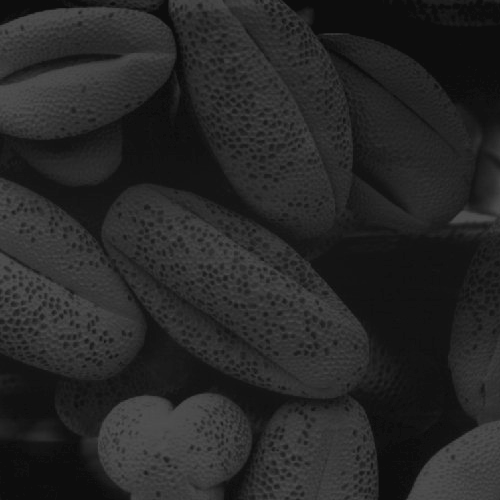
%> input picture Chp 3/3.3 Histogram Processing/3.3.1 Histogram Equalization/1.tif, 500 x 500 px
$ octave histogram_equalization.m   (GNU Octave 9; MATLAB toolbox functions it lacks are replaced by stand-ins)
%> lines starting %> are read from the running program, lines starting %| are printed output that depends on the picture
%% Reading imgs
img1 = imread('1.tif');
%> img1 is the input picture: size 500x500 uint8; min 13, max 83, mean 38.7
img2 = imread('2.tif');
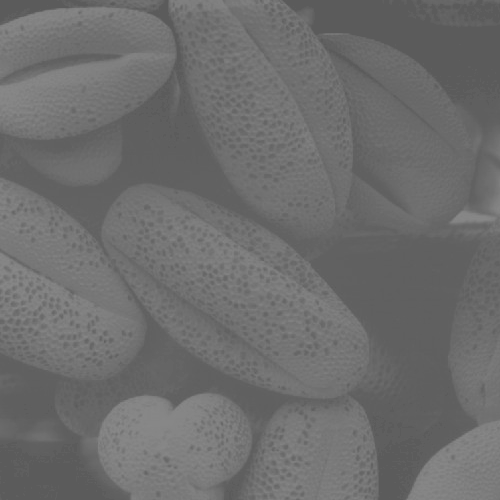
%> input picture Chp 3/3.3 Histogram Processing/3.3.1 Histogram Equalization/2.tif, 500 x 500 px
%> img2 is the input picture: size 500x500 uint8; min 91, max 138, mean 109.1
img3 = imread('3.tif');
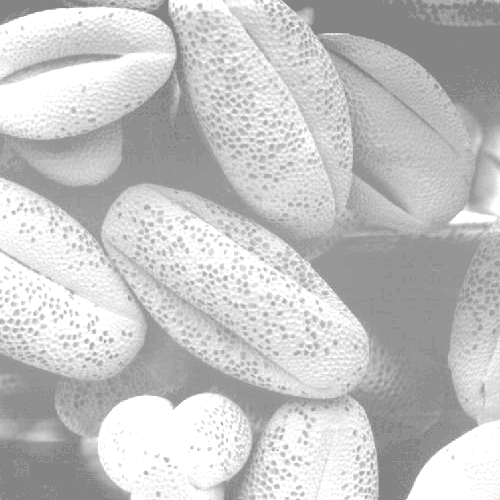
%> input picture Chp 3/3.3 Histogram Processing/3.3.1 Histogram Equalization/3.tif, 500 x 500 px
%> img3 is the input picture: size 500x500 uint8; min 132, max 255, mean 196.4
img4 = imread('4.tif');
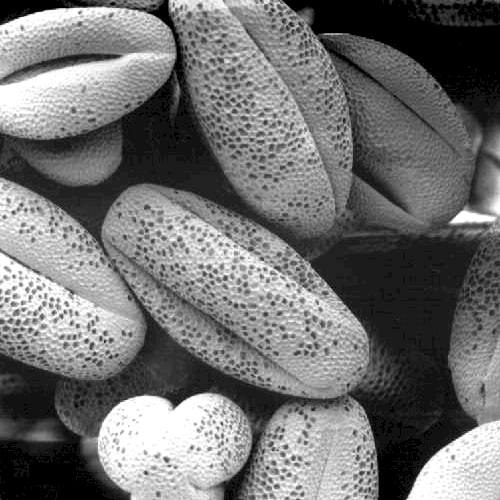
%> input picture Chp 3/3.3 Histogram Processing/3.3.1 Histogram Equalization/4.tif, 500 x 500 px
%> img4 is the input picture: size 500x500 uint8; min 0, max 255, mean 113.2


%% Plotting imgs, their histograms, equalized imgs & their histograms
subplot(4, 4, 1); imshow(img1);
subplot(4, 4, 2); imhist(img1);
subplot(4, 4, 3); imshow(do_histogram_equalization(img1));
subplot(4, 4, 4); imhist(do_histogram_equalization(img1));

subplot(4, 4, 5); imshow(img2);
subplot(4, 4, 6); imhist(img2);
subplot(4, 4, 7); imshow(do_histogram_equalization(img2));
subplot(4, 4, 8); imhist(do_histogram_equalization(img2));

subplot(4, 4, 9);  imshow(img3);
subplot(4, 4, 10); imhist(img3);
subplot(4, 4, 11); imshow(do_histogram_equalization(img3));
subplot(4, 4, 12); imhist(do_histogram_equalization(img3));

subplot(4, 4, 13); imshow(img4);
subplot(4, 4, 14); imhist(img4);
subplot(4, 4, 15); imshow(do_histogram_equalization(img4));
subplot(4, 4, 16); imhist(do_histogram_equalization(img4));


%% Below are the function to perform Histogram Equalization
function final_img = do_histogram_equalization(img)
    no_of_intensity_levels = 256;

    n_k = calc_n_of_k(img, no_of_intensity_levels);
    img_pdf = calc_pdf(n_k, size(img, 1)*size(img, 2));
    img_cdf = calc_cdf(img_pdf);

    updated_intensities = img_cdf*(no_of_intensity_levels-1);
    final_img = update_intensities_in_img(img, updated_intensities, no_of_intensity_levels);
end

function n_k = calc_n_of_k(img, no_of_intensity_levels)
%> called with no_of_intensity_levels = 256
    n_k = zeros(1, no_of_intensity_levels);

    for i=0:no_of_intensity_levels-1
        n_k(i+1) = sum(img == i, 'all');
    end
%> after the loop, n_k = 256 values, max 17718 at index 14, min 0 at index 1, mean 976.6
end

function img_pdf = calc_pdf(n_k, size_of_img)
%> called with size_of_img = 250000
    img_pdf = n_k ./ size_of_img;
%> img_pdf = 256 values, max 0.0709 at index 14, min 0 at index 1, mean 0.00391
end

function img_cdf = calc_cdf(img_pdf)
    img_cdf = zeros(size(img_pdf));

    img_cdf(1) = img_pdf(1);
    for i=2:size(img_cdf, 2)
        img_cdf(i) = img_cdf(i-1) + img_pdf(i);
    end
%> after the loop, img_cdf = 256 values from 0 to 1
%> in do_histogram_equalization, `updated_intensities = img_cdf*(no_of_intensity_levels-1);`: updated_intensities = 256 values from 0 to 255
end

function final_img = update_intensities_in_img(img, updated_intensities, no_of_intensity_levels)
%> called with no_of_intensity_levels = 256
    updated_img = img;

    for i=0:no_of_intensity_levels-1
        updated_img(img == i) = updated_intensities(i+1);
    end
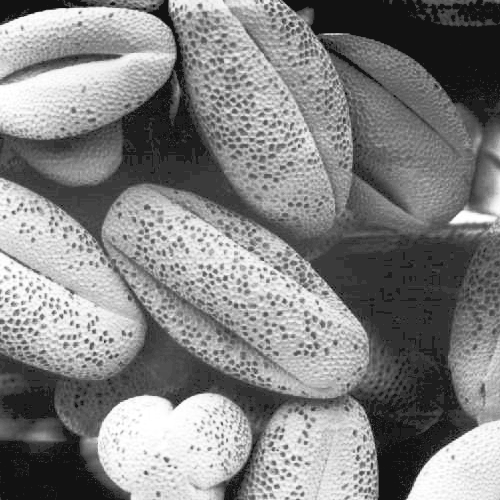
%> updated_img: size 500x500 uint8; min 18, max 255, mean 130.9
%> `imhist(do_histogram_equalization(img4))`:
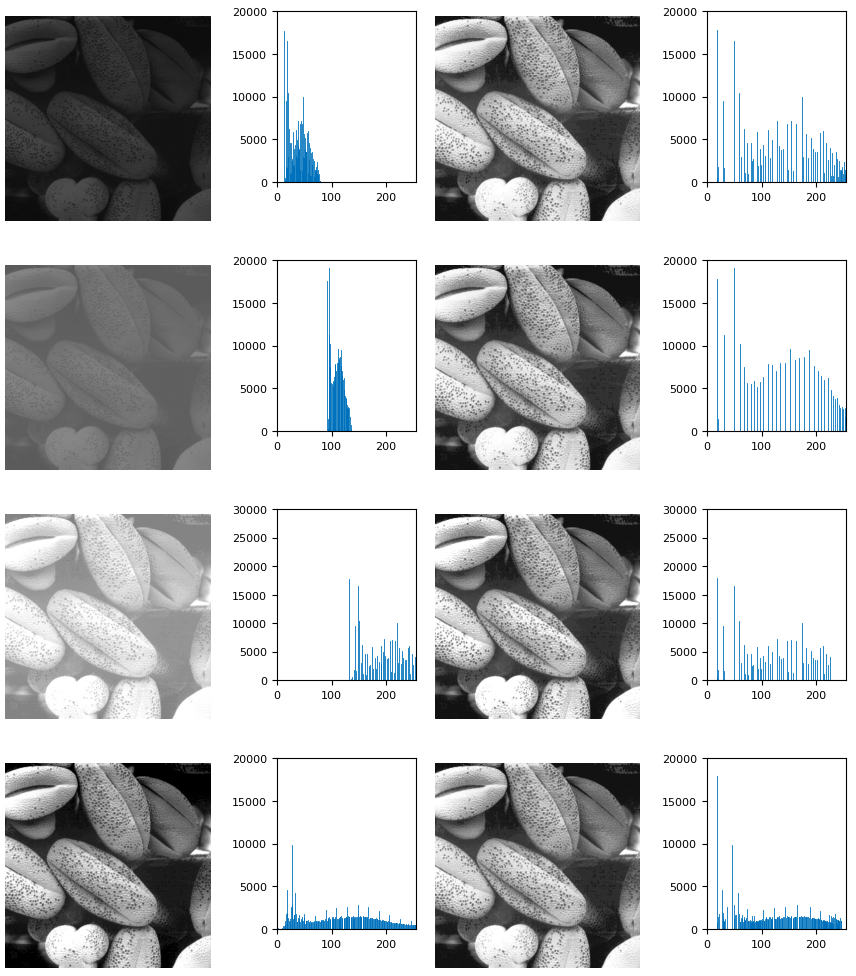
%> figure redrawn from the program's plot data, 16 panels

    final_img = uint8(updated_img);
end
